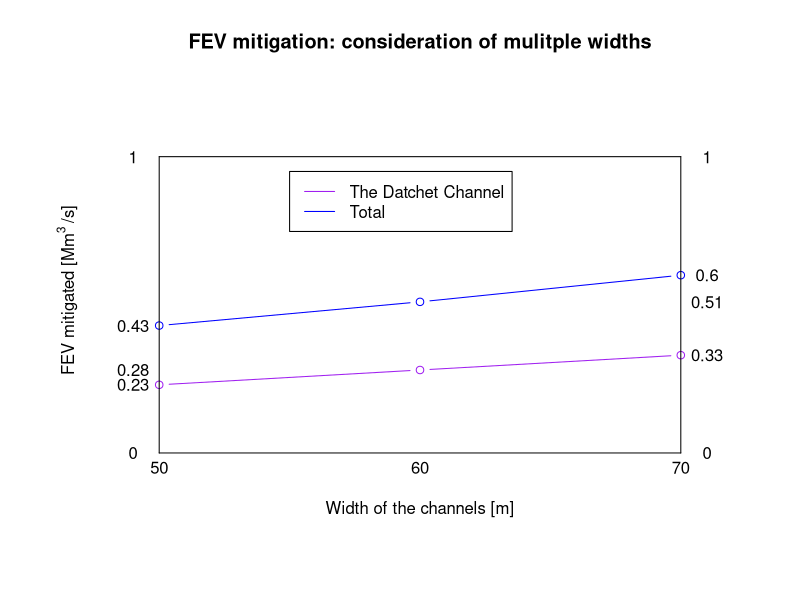

This chart was generated by the following R code:
# Creating a new matrix [1].
sev=matrix(nrow=3, ncol=1)
sev[1]=0.43
sev[2]=0.51
sev[3]=0.60

# Creating a new matrix [1].
nin=matrix(nrow=3, ncol=1)
nin[1]=0.23
nin[2]=0.28
nin[3]=0.33

# Creating a new matrix [1].
wid=matrix(nrow=3, ncol=1)
wid[1]=0
wid[2]=1/2
wid[3]=1

plot(0, 0, axes=F, xlim=cbind(-0.1,1.1), ylim=cbind(-0.1,1.2), type="l", xlab="", ylab="", main="FEV mitigation: consideration of mulitple widths") 
# creating an empty graph [2, p.104-5][3]

lines(x=wid, y=sev, type="b", lty=1, lwd=1, col="blue") # [2, p.104-5]
lines(x=wid, y=nin, type="b", lty=1, lwd=1, col="purple")

segments(0, 0, 0, 1, lty=1)
# Notified of segments function by fellow project member [4]. 
# Looked at RStudio help section for structure.
segments(0, 0, 1, 0, lty=1)
segments(1, 0, 1, 1, lty=1)
segments(1, 1, 0, 1, lty=1)

# help with setting up legend:[5]
# http://www.sthda.com/english/wiki/add-legends-to-plots-in-r-software-the-easiest-way
legend(0.25 , 0.95, cbind("The Datchet Channel", "Total"), col=cbind("purple","blue"), lty=cbind(1,1), lwd=cbind(1,1))

# Adding axis labels; notified of text function by [2, p.105]. 
# Looked at RStudio help section
text(cbind(0,1/2,1), 
     cbind(-0.05,-0.05,-0.05), 
     cbind(50, 60, 70))

text(cbind(-0.05,-0.05,-0.05,-0.05,-0.05),
     cbind(0,0.23,0.28,0.43,1), 
     cbind(0,0.23,0.28,0.43,1))

text(cbind(1.05,1.05,1.05,1.05,1.05),
     cbind(0,0.33,0.51,0.60,1), 
     cbind(0,0.33,0.51,0.60,1))

mtext("Width of the channels [m]", 1)
# Notified of mtext function by [2, p.105].
mtext(expression("FEV mitigated [Mm"^"3"~"/s]"), 2)
# Found expression function via [6]
# expression used for subscript, superscript, and etc; 
# how to correctly insert non-ASCII characters given by: [7].